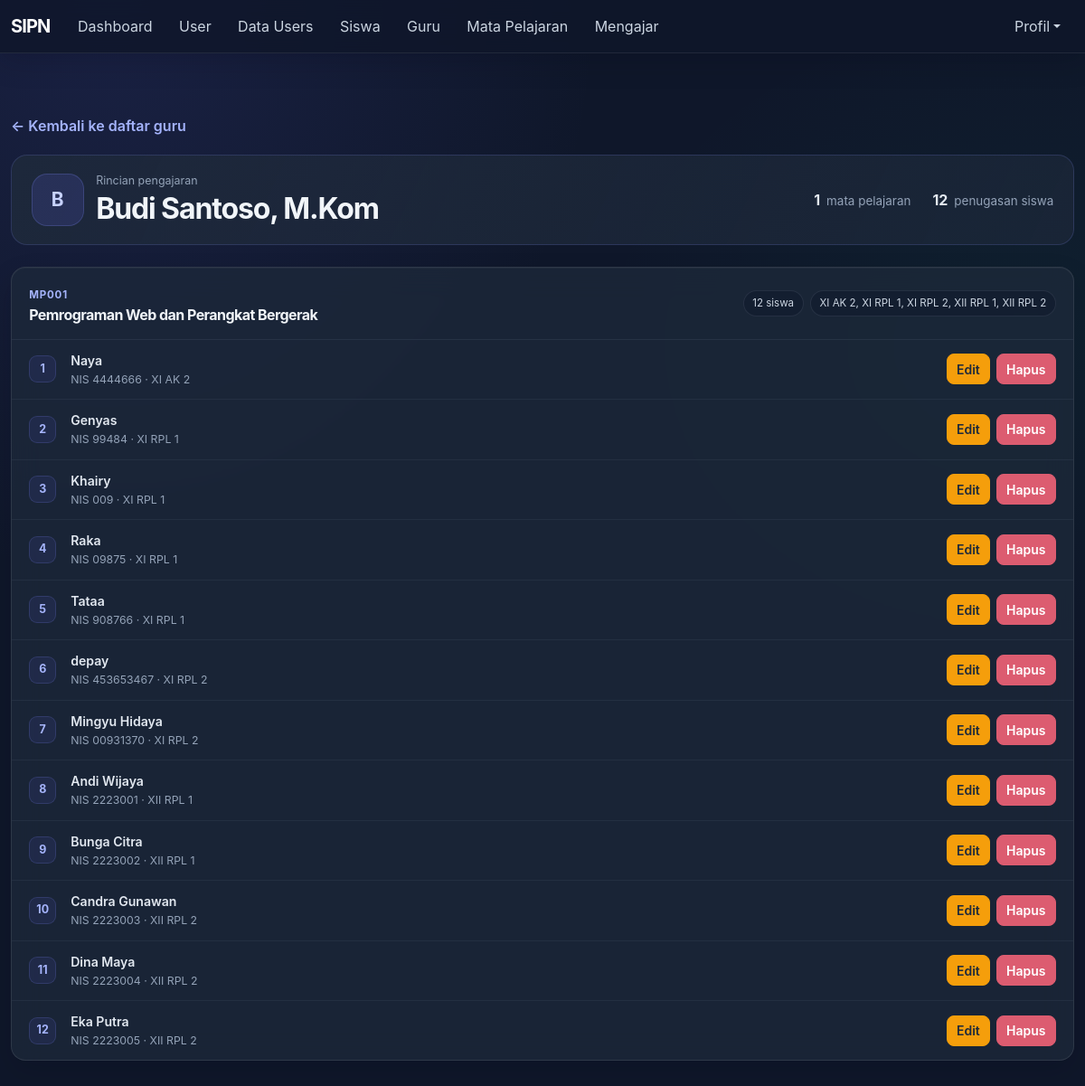
The page /mengajar/detail.php?id=1 (signed in) on the database its author committed.
### tables this page shows
CREATE TABLE `guru` (
  `id` int NOT NULL,
  `nip` varchar(20) NOT NULL,
  `nama_guru` varchar(100) NOT NULL,
  `jenis_kelamin` enum('L','P') NOT NULL,
  `user_id` int DEFAULT NULL
);

CREATE TABLE `mengajar` (
  `id` int NOT NULL,
  `mapel_id` int NOT NULL,
  `siswa_id` int NOT NULL
);

CREATE TABLE `siswa` (
  `id` int NOT NULL,
  `nis` varchar(10) NOT NULL,
  `nama_siswa` varchar(100) NOT NULL,
  `kelas` varchar(10) NOT NULL,
  `jenis_kelamin` enum('L','P') NOT NULL,
  `user_id` int DEFAULT NULL
);

### koneksi.php (called while the page is built, shortened)
<?php
function h($data) {
    return htmlspecialchars($data ?? '');
}
?>

### mengajar/detail.php (the view, shortened to what this page needs)
<?php
require_once '../koneksi.php';
$guru_id = isset($_GET['id']) ? (int) $_GET['id'] : 0;
$guru_query = mysqli_query($koneksi, "SELECT id, nama_guru FROM guru WHERE id='$guru_id'");
$guru = mysqli_fetch_assoc($guru_query);
$sql = "SELECT mapel.id AS mapel_id, mapel.kode_mapel, mapel.nama_mapel,
               mengajar.id AS mengajar_id, siswa.nis, siswa.nama_siswa, siswa.kelas
        FROM mapel
        LEFT JOIN mengajar ON mengajar.mapel_id = mapel.id
        LEFT JOIN siswa ON siswa.id = mengajar.siswa_id
        WHERE mapel.guru_id = '$guru_id'
        ORDER BY mapel.kode_mapel ASC, siswa.kelas ASC, siswa.nama_siswa ASC";
$hasil = mysqli_query($koneksi, $sql);
$mapel_list = [];
while ($row = mysqli_fetch_assoc($hasil)) {
    $mapel_id = $row['mapel_id'];
    if (!isset($mapel_list[$mapel_id])) {
        $mapel_list[$mapel_id] = [
            'kode' => $row['kode_mapel'],
            'nama' => $row['nama_mapel'],
            'siswa' => [],
            'kelas' => [],
        ];
    }
    if ($row['mengajar_id'] !== null) {
        $mapel_list[$mapel_id]['siswa'][] = $row;
        $mapel_list[$mapel_id]['kelas'][$row['kelas']] = true;
    }
}
$jumlah_siswa = 0;
foreach ($mapel_list as $mapel) {
    $jumlah_siswa += count($mapel['siswa']);
}
require_once '../navbar.php';
?>
<main class="container mt-4 mb-5">
    <a href="index.php" class="teaching-back-link">&larr; Kembali ke daftar guru</a>
    <header class="teaching-detail-heading">
        <div class="teaching-teacher-identity">
            <span class="teaching-avatar teaching-avatar-large" aria-hidden="true"><?= h(mb_strtoupper(mb_substr($guru['nama_guru'], 0, 1))) ?></span>
            <div>
                <span class="teaching-teacher-caption">Rincian pengajaran</span>
                <h1><?= h($guru['nama_guru']) ?></h1>
            </div>
        </div>
        <div class="teaching-detail-stats">
            <span><strong><?= count($mapel_list) ?></strong> mata pelajaran</span>
            <span><strong><?= $jumlah_siswa ?></strong> penugasan siswa</span>
        </div>
    </header>
    <?php if ($mapel_list) { ?>
        <div class="teaching-subject-list">
            <?php foreach ($mapel_list as $mapel_id => $mapel) { ?>
                <section class="teaching-subject-card">
                    <header class="teaching-subject-heading">
                        <div>
                            <span class="teaching-subject-code"><?= h($mapel['kode']) ?></span>
                            <h2><?= h($mapel['nama']) ?></h2>
                        </div>
                        <div class="teaching-subject-meta">
                            <span><?= count($mapel['siswa']) ?> siswa</span>
                            <?php if ($mapel['kelas']) { ?>
                                <span><?= h(implode(', ', array_keys($mapel['kelas']))) ?></span>
                            <?php } else { ?>
                                <span>Belum ada kelas</span>
                            <?php } ?>
                        </div>
                    </header>
                    <?php if ($mapel['siswa']) { ?>
                        <div class="teaching-student-list">
                            <?php foreach ($mapel['siswa'] as $index => $siswa) { ?>
                                <div class="teaching-student-row">
                                    <span class="teaching-student-number"><?= $index + 1 ?></span>
                                    <div class="teaching-student-main">
                                        <div class="teaching-student-info">
                                            <strong><?= h($siswa['nama_siswa']) ?></strong>
                                            <span>NIS <?= h($siswa['nis']) ?> <span aria-hidden="true">·</span> <?= h($siswa['kelas']) ?></span>
                                        </div>
                                    </div>
                                    <div class="teaching-student-actions">
                                        <a href="edit.php?id=<?= (int) $siswa['mengajar_id'] ?>" class="btn btn-warning btn-sm">Edit</a>
                                        <a href="hapus.php?id=<?= (int) $siswa['mengajar_id'] ?>" class="btn btn-danger btn-sm"
                                           onclick="return confirm('Yakin ingin menghapus penugasan siswa ini? Nilainya juga ikut terhapus.')">Hapus</a>
                                    </div>
                                </div>
                            <?php } ?>
                        </div>
                    <?php } else { ?>
                        <p class="teaching-no-students">Belum ada siswa yang ditugaskan ke mata pelajaran ini.</p>
                    <?php } ?>
                </section>
            <?php } ?>
        </div>
    <?php } else { ?>
        <p class="teaching-empty">Guru ini belum memiliki mata pelajaran.</p>
    <?php } ?>
</main>
<?php require_once '../footer.php'; ?>

### rows shown on the page
guru: nama_guru "B", nama_guru "Budi Santoso, M.Kom"
mengajar: siswa.nama_siswa "Naya", siswa.nis "4444666", siswa.kelas "XI AK 2"
mengajar: siswa.nama_siswa "Genyas", siswa.nis "99484", siswa.kelas "XI RPL 1"
mengajar: siswa.nama_siswa "Khairy", siswa.nis "009", siswa.kelas "XI RPL 1"
mengajar: siswa.nama_siswa "Raka", siswa.nis "09875", siswa.kelas "XI RPL 1"
mengajar: siswa.nama_siswa "Tataa", siswa.nis "908766", siswa.kelas "XI RPL 1"
mengajar: siswa.nama_siswa "depay", siswa.nis "453653467", siswa.kelas "XI RPL 2"
mengajar: siswa.nama_siswa "Mingyu Hidaya", siswa.nis "00931370", siswa.kelas "XI RPL 2"
mengajar: siswa.nama_siswa "Andi Wijaya", siswa.nis "2223001", siswa.kelas "XII RPL 1"
mengajar: siswa.nama_siswa "Bunga Citra", siswa.nis "2223002", siswa.kelas "XII RPL 1"
mengajar: siswa.nama_siswa "Candra Gunawan", siswa.nis "2223003", siswa.kelas "XII RPL 2"
mengajar: siswa.nama_siswa "Dina Maya", siswa.nis "2223004", siswa.kelas "XII RPL 2"
mengajar: siswa.nama_siswa "Eka Putra", siswa.nis "2223005", siswa.kelas "XII RPL 2"

### other values the page prints
count($mapel_list) "1"
$jumlah_siswa "12"
$mapel['kode'] "MP001"
$mapel['nama'] "Pemrograman Web dan Perangkat Bergerak"
count($mapel['siswa']) "12"
implode(', ', array_keys($mapel['kelas'])) "XI AK 2, XI RPL 1, XI RPL 2, XII RPL 1, XII RPL 2"
